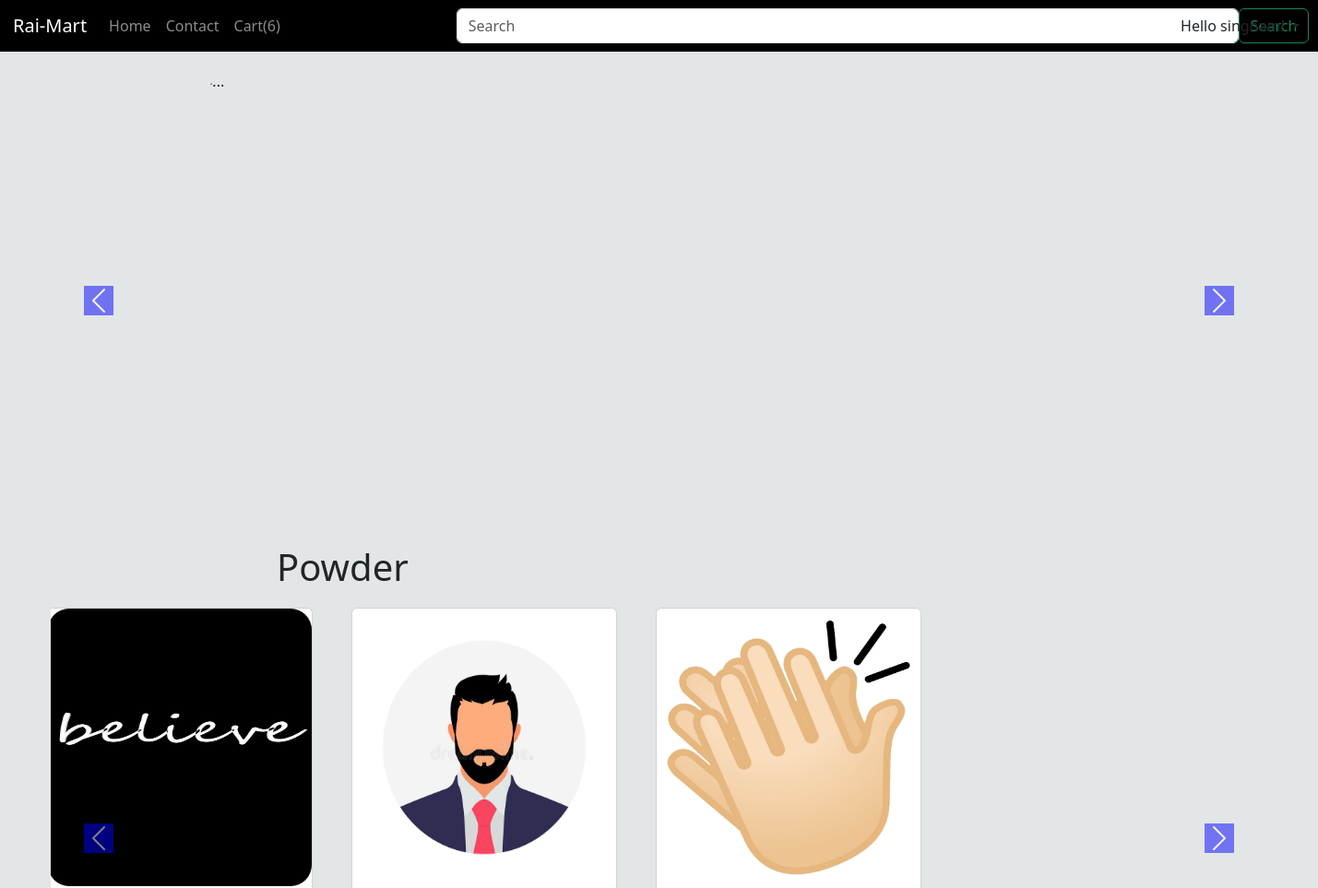
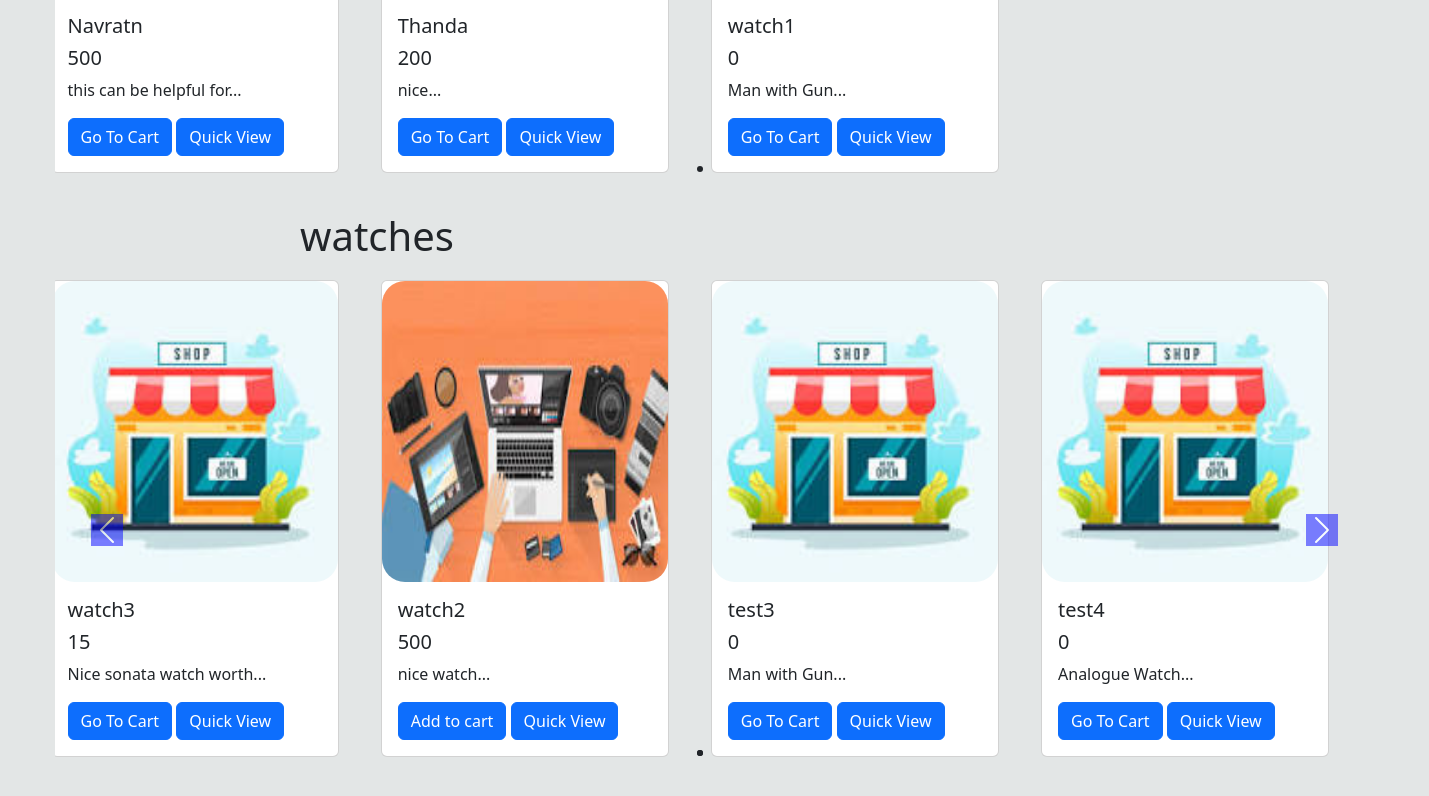
The page / (signed in) on the database its author committed (2 pictures, top to bottom).
### home/models.py (models this page shows, shortened)
class Product(models.Model):
    product_id = models.AutoField
    product_name = models.CharField(max_length=50)
    category = models.CharField(max_length=50, default="")
    subcategory = models.CharField(max_length=50, default="")
    price = models.IntegerField(default=0)
    desc = models.CharField(max_length=300)
    pub_date = models.DateField()
    image = models.ImageField(upload_to='home/images', default="")

### home/views.py (the view)
# urls.py: 2. Add a URL to urlpatterns:  path('', views.home, name='home')
def home(request):
    user = request.user
    allProds = []
    catProds = Product.objects.values('category', 'id')
    cats = {item['category'] for item in catProds}
    for cat in cats:
        prod = Product.objects.filter(category=cat)
        n = len(prod)
        nSlides = n // 4 + ceil((n / 4) - (n // 4))
        allProds.append([prod, range(1, nSlides), nSlides])
    prodList = []
    try:
        items_In_cartProd = CartProd.objects.filter(user=user)
    except:
        items_In_cartProd = CartProd.objects.all()
    for item in items_In_cartProd:
        itemJson = item.itemJson.strip()
        if itemJson:
            data = json.loads(itemJson)
        else:
            data = {}
        for key in data:
            prodId = key
            prodList.append({"prodId": prodId})
    fname = request.session.get('fname')
    return render(request, 'home.html', {'prodList': json.dumps(prodList), 'allprods': allProds, 'fname': fname})

### templates/home.html (shortened to what this page needs)
{% extends 'basic.html' %}
{% if user.is_authenticated %}
{% block body %}
{% load static %}
<div id="carouselExample" class="carousel slide">
  <div class="carousel-inner">
    <div class="carousel-item active">
      <img
        src='https://images-eu.ssl-images-amazon.com/images/G/31/img23/Fashion/Event/Gateway/JuneWRS/Teaser/Unrec-PC-2-3000._CB587224584_.jpg'
        class="d-block mx-auto w-100" alt="...">
    </div>
  </div>
  <button class="carousel-control-prev" type="button" data-bs-target="#carouselExample" data-bs-slide="prev">
    <span class="carousel-control-prev-icon" aria-hidden="true"></span>
  </button>
  <button class="carousel-control-next" type="button" data-bs-target="#carouselExample" data-bs-slide="next">
    <span class="carousel-control-next-icon" aria-hidden="true"></span>
  </button>
</div>
<div class="containera">
  {% for product ,range, nSlides in allprods %}
  <h1 class="heading">{{product.0.category}}</h1>
  <div id="demo{{forloop.counter}}" class="carousel slide my-3" data-ride="carousel">
    <ul class="carousel-indicators">
    </ul>
    <div class="container carousel-inner no-padding">
      <div class="carousel-item active">
        {% for i in product %}
        <div class="col-xs-3 col-sm-3 col-md-3">
          <div class="card" style="width: 18rem;">
            <img src='/media/{{i.image}}' id="imgpr{{i.id}}" class="card-img-top" alt="...">
            <div class="card-body">
              <h5 class="card-title" id="namepr{{i.id}}">{{i.product_name}}</h5>
              <h5 class="card-title" id="pricepr{{i.id}}">{{i.price}}</h5>
              <p class="card-text" id="descpr{{i.id}}">{{i.desc|slice:"0:23"}}...</p>
              <span id="divpr{{i.id}}">{% csrf_token %}<button id="pr{{i.id}}" class="btn btn-primary Abtn"
                  data-product-name="{{i.product_name}}" data-image="/media/{{i.image}}" data-price="{{i.price}}"
                  data-description="{{i.desc}}">Add to
                  cart</button>
              </span>
              <a href="/home/products/{{i.id}}"><button id="qv{{i.id}}" class="btn btn-primary">Quick View</button></a>
            </div>
          </div>
        </div>
        {% if forloop.counter|divisibleby:4 and forloop.counter > 0 and not forloop.last %}
      </div>
      <div class="carousel-item">
        {% endif %}
        {% endfor %}
      </div>
    </div>
    <a class="carousel-control-prev" href="#demo{{forloop.counter}}" data-slide="prev">
      <span class="carousel-control-prev-icon"></span>
    </a>
    <a class="carousel-control-next" href="#demo{{forloop.counter}}" data-slide="next">
      <span class="carousel-control-next-icon"></span>
    </a>
  </div>
  {% endfor %}
</div>
{% endblock %}
{% else %}
<p>are kya krrae ho yaar</p>
{% endif %}

### rows shown on the page
Product: category "Powder", image (picture), product_name "Navratn", price "500", desc "this can be helpful for"
Product: image (picture), product_name "Thanda", price "200", desc "nice"
Product: image (picture), product_name "watch1", price "0", desc "Man with Gun"
Product: category "watches", image (picture), product_name "watch3", price "15", desc "Nice sonata watch worth"
Product: image (picture), product_name "watch2", price "500", desc "nice watch"
Product: image (picture), product_name "test3", price "0", desc "Man with Gun"
Product: image (picture), product_name "test4", price "0", desc "Analogue Watch"

### other values the page prints
{{ fname }} "singham"
